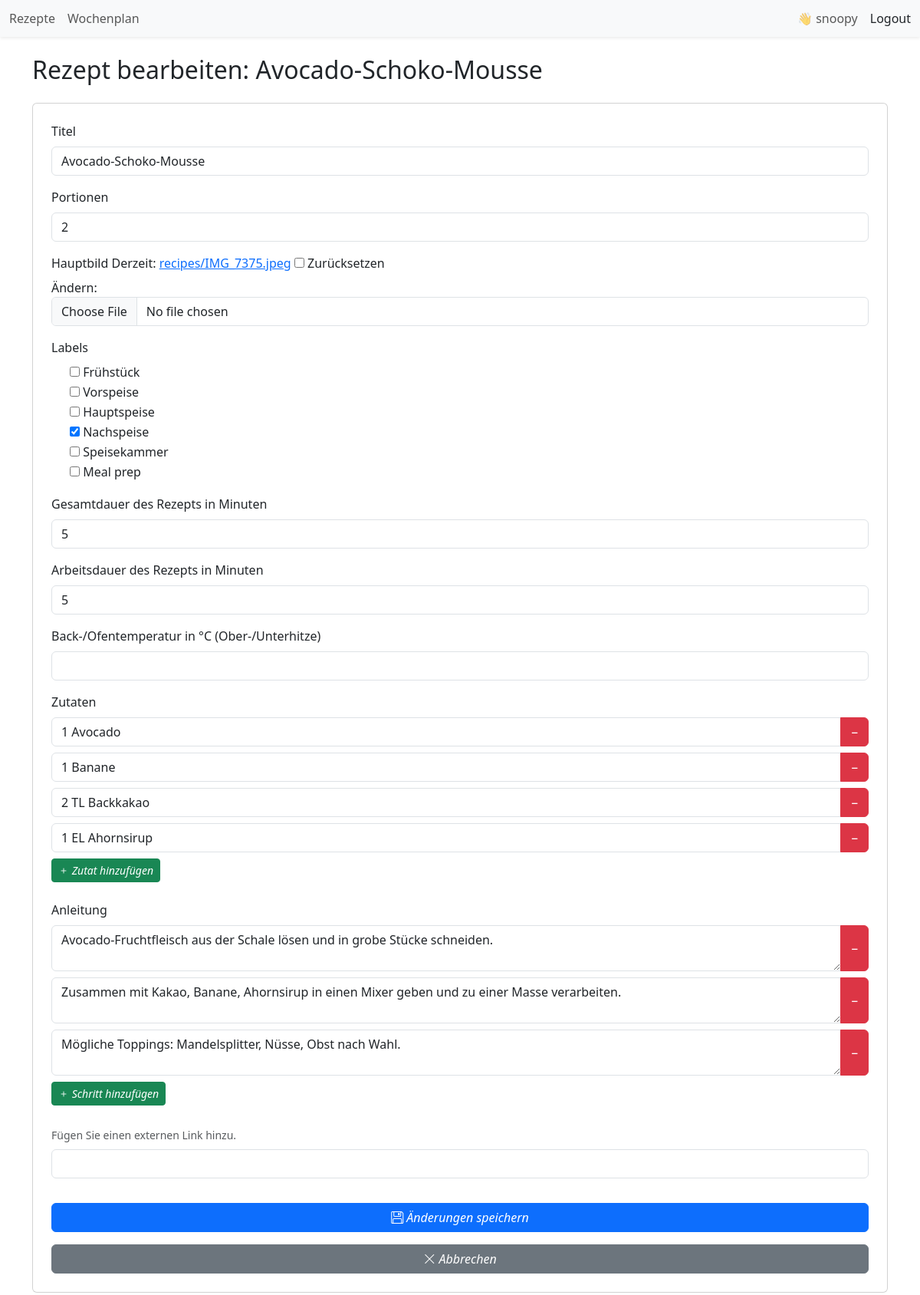
/recipes/avocado-schoko-mousse/edit/ (signed in), run on the app's committed database.
### recipes/models.py (models this page shows, shortened)
class Recipe(models.Model):
    title = models.CharField(
        max_length=200,
        help_text="Titel"
    )
    slug = models.SlugField(
        unique=True,
        blank=True
    )
    servings = models.PositiveIntegerField(
        help_text="Portionen",
        null=True,
        blank=True,
    )
    image = models.ImageField(
        upload_to='recipes/',
        blank=True,
        null=True,
        help_text="Hauptbild"
    )
    labels = models.ManyToManyField(
        "Label",
        blank=True,
        help_text="Label"
    )
    duration_minutes = models.PositiveIntegerField(
        null=True,
        blank=True,
        help_text="Gesamtdauer des Rezepts in Minuten"
    )
    working_time = models.PositiveIntegerField(
        null=True,
        blank=True,
        help_text="Arbeitsdauer des Rezepts in Minuten"
    )
    temperature_celsius = models.PositiveIntegerField(
        null=True,
        blank=True,
        help_text="Back-/Ofentemperatur in °C (Ober-/Unterhitze)"
    )
    ingredients = models.CharField(
        null=True,
        blank=True,
        max_length=1000,  # Du solltest hier eine Länge definieren, falls du lange Zutatenlisten erwartest
        help_text="Zutaten"
    )
    steps = models.CharField(
        null=True,
        blank=True,
        max_length=1000,  # Ebenso für Schritte
        help_text="Anleitung"
    )
    cooked_count = models.PositiveIntegerField(
        default=0,
        help_text="So oft wurde das Rezept schon gekocht"
    )
    external_link = models.URLField(
        blank=True,
        null=True,
        help_text="Fügen Sie einen externen Link hinzu."
    )  # Neues Feld für den externen Link
    def get_absolute_url(self):
        return reverse("recipes:detail", kwargs={"slug": self.slug})

class Label(models.Model):
    EVENT = "event"
    CATEGORY = "category"
    LABEL_TYPES = [
        (EVENT, "Event"),
        (CATEGORY, "Kategorie"),
    ]
    name = models.CharField(max_length=100)
    label_type = models.CharField(max_length=20, choices=LABEL_TYPES)
    def __str__(self):
        return self.name

### recipes/views.py (the view, shortened to what this page needs)
# urls.py: path("<slug:slug>/edit/", views.RecipeUpdateView.as_view(), name='update'),
class RecipeUpdateView(LoginRequiredMixin, View):
    template_name = "recipes/recipe_update.html"
    def get(self, request, slug):
        recipe = get_object_or_404(Recipe, slug=slug)
        form = RecipeForm(instance=recipe)
        return render(request, "recipes/recipe_update.html", {"form": form, "recipe": recipe})

### recipes/forms.py
class RecipeForm(forms.ModelForm):
    class Meta:
        model = Recipe
        fields = [
            "title",
            "servings",
            "image",
            "labels",
            "duration_minutes",
            "working_time",
            "temperature_celsius",
            "ingredients",
            "steps",
            "external_link",
        ]
        widgets = {
            "ingredients": forms.Textarea(attrs={
                "rows": 4,
                "placeholder": "Zutaten durch Zeilenumbruch trennen"
            }),
            "steps": forms.Textarea(attrs={
                "rows": 6,
                "placeholder": "Schritte durch Zeilenumbruch trennen"
            }),
            "labels": forms.CheckboxSelectMultiple(),
        }

### recipes/templates/recipes/recipe_update.html (shortened to what this page needs)
{% extends "recipes/base.html" %}
{% load widget_tweaks %}
{% block content %}
<div class="container my-4">
    <h2 class="mb-4">Rezept bearbeiten: {{ recipe.title }}</h2>
    <form method="post" enctype="multipart/form-data" class="card p-4">
        {% for field in form %}
            {% if field.name == "labels" %}
                <div class="mb-3">
                    <label class="form-label">{{ field.label }}</label>
                    {% for checkbox in field %}
                        <div class="form-check">
                            {{ checkbox.tag }}
                            <label class="form-check-label" for="{{ checkbox.id_for_label }}">
                                {{ checkbox.choice_label }}
                            </label>
                        </div>
                    {% endfor %}
                </div>
            {% elif field.name != "ingredients" and field.name != "steps" and field.name != "external_link" %}
                <div class="mb-3">
                    <label class="form-label" for="{{ field.id_for_label }}">{{ field.help_text }}</label>
                    {{ field|add_class:"form-control" }}
                </div>
            {% endif %}
        {% endfor %}
        <div class="mb-4">
            <label class="form-label">Zutaten</label>
            <div id="ingredients-list">
                {% for ingredient in recipe.ingredients.splitlines %}
                <div class="input-group mb-2 ingredient-item">
                    <input type="text" name="ingredients" class="form-control" value="{{ ingredient }}">
                    <button type="button" class="btn btn-danger remove-btn">−</button>
                </div>
                {% empty %}
                <div class="input-group mb-2 ingredient-item">
                    <input type="text" name="ingredients" class="form-control">
                    <button type="button" class="btn btn-danger remove-btn">−</button>
                </div>
                {% endfor %}
            </div>
            <button type="button" id="add-ingredient" class="btn btn-success btn-sm"><i class="bi bi-plus"> Zutat hinzufügen</i></button>
        </div>
        <div class="mb-4">
            <label class="form-label">Anleitung</label>
            <div id="steps-list">
                {% for step in recipe.steps.splitlines %}
                <div class="input-group mb-2 step-item">
                    <textarea name="steps" class="form-control auto-resize">{{ step }}</textarea>
                    <button type="button" class="btn btn-danger remove-btn">−</button>
                </div>
                {% empty %}
                <div class="input-group mb-2 step-item">
                    <textarea name="steps" class="form-control auto-resize"></textarea>
                    <button type="button" class="btn btn-danger remove-btn">−</button>
                </div>
                {% endfor %}
            </div>
            <button type="button" id="add-step" class="btn btn-success btn-sm"><i class="bi bi-plus"> Schritt hinzufügen</i></button>
        </div>
        {% for field in form %}
            {% if field.name == "external_link" %}
                <div class="mb-3">
                    <label class="form-label" for="{{ field.id_for_label }}">
                        <div class="form-text">{{ field.help_text }}</div>
                    </label>
                    {{ field|add_class:"form-control" }}
                </div>
            {% endif %}
        {% endfor %}
        <button type="submit" class="btn btn-primary mt-3"><i class="bi bi-floppy"> Änderungen speichern</i></button>
        <a href="{{ recipe.get_absolute_url }}" class="btn btn-secondary mt-3"><i class="bi bi-x-lg"> Abbrechen</i></a>
    </form>
</div>
{% endblock %}

### recipes/templates/recipes/base.html (shortened to what this page needs)
{% load static %}
<html>
    <head>
        <link href="https://cdn.jsdelivr.net/npm/bootstrap@5.3.3/dist/css/bootstrap.min.css" rel="stylesheet">
        <link href="https://cdn.jsdelivr.net/npm/bootstrap-icons/font/bootstrap-icons.css" rel="stylesheet">
        <link rel="stylesheet" href="{% static 'recipes/style.css' %}">
        <link href="https://cdn.jsdelivr.net/npm/tom-select@2.2.2/dist/css/tom-select.bootstrap5.min.css" rel="stylesheet">
    </head>
    <body>
        <nav class="navbar navbar-light bg-light sticky-top py-1 shadow-sm">
            <div class="container-fluid">
                <div class="navbar-nav d-flex flex-row gap-3">
                    <a class="nav-link {% if request.resolver_match.url_name == 'index' %}active{% endif %}"
                    href="{% url 'recipes:index' %}{% if request.GET %}?{{ request.GET.urlencode }}{% endif %}">
                        Rezepte
                    </a>
                    <a class="nav-link {% if request.resolver_match.url_name == 'weekly_plan' %}active{% endif %}"
                    href="{% url 'recipes:weekly_plan' %}{% if request.GET %}?{{ request.GET.urlencode }}{% endif %}">
                        Wochenplan
                    </a>
                </div>
                <div class="d-flex align-items-center gap-3 ms-auto">
                    {% if user.is_authenticated %}
                        <span class="navbar-text">
                            👋 {{ user.username }}
                        </span>
                        <form method="post" action="{% url 'logout' %}" class="d-inline m-0 p-0">
                            <button type="submit" class="nav-link p-0 m-0 align-middle">Logout</button>
                        </form>
                    {% else %}
                        <a class="nav-link" href="{% url 'login' %}">Login</a>
                    {% endif %}
                </div>
            </div>
        </nav>
        {% block content %}{% endblock %}
    </body>
</html>

### recipes/static/recipes/style.css (style rules this page uses)
.btn, .btn:hover, .btn:focus, .btn:active, .btn:focus-visible { box-shadow: none; transform: none; transition: none; }

### data on the page
Recipe: title "Avocado-Schoko-Mousse", form "Avocado-Schoko-Mousse" "2" "5" "5"
Label: choice_label "Frühstück"
Label: choice_label "Vorspeise"
Label: choice_label "Hauptspeise"
Label: choice_label "Nachspeise"
Label: choice_label "Speisekammer"
Label: choice_label "Meal prep"

### other printed values
{{ user.username }} "snoopy"
{{ field.help_text }} "Titel" "Portionen" "Hauptbild" "Gesamtdauer des Rezepts in Minuten" "Arbeitsdauer des Rezepts in Minuten" "Back-/Ofentemperatur in °C (Ober-/Unterhitze)"
{{ field.label }} "Labels"
{{ field.help_text }} "Fügen Sie einen externen Link hinzu."
